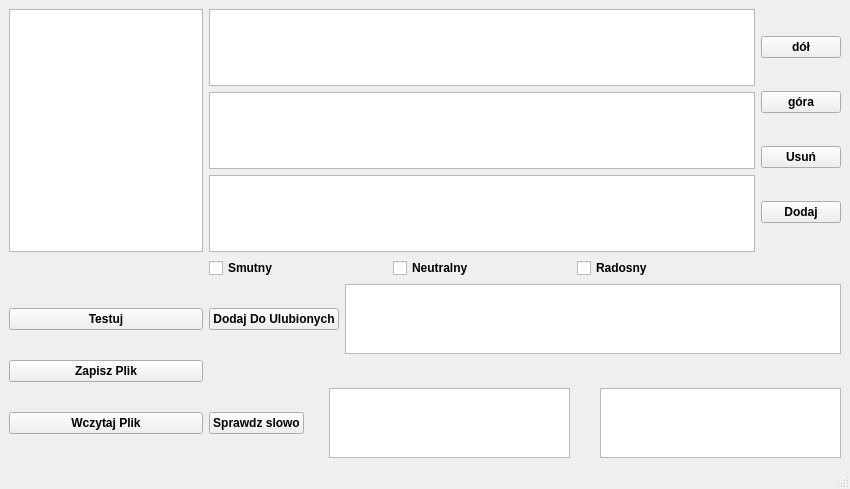
<?xml version="1.0" encoding="UTF-8"?>
<ui version="4.0">
 <class>MainWindow</class>
 <widget class="QMainWindow" name="MainWindow">
  <property name="enabled">
   <bool>true</bool>
  </property>
  <property name="geometry">
   <rect>
    <x>0</x>
    <y>0</y>
    <width>850</width>
    <height>489</height>
   </rect>
  </property>
  <property name="font">
   <font>
    <bold>true</bold>
   </font>
  </property>
  <property name="focusPolicy">
   <enum>Qt::NoFocus</enum>
  </property>
  <property name="windowTitle">
   <string>MainWindow</string>
  </property>
  <property name="autoFillBackground">
   <bool>false</bool>
  </property>
  <property name="animated">
   <bool>true</bool>
  </property>
  <widget class="QWidget" name="centralwidget">
   <property name="enabled">
    <bool>true</bool>
   </property>
   <property name="focusPolicy">
    <enum>Qt::StrongFocus</enum>
   </property>
   <layout class="QGridLayout" name="gridLayout">
    <item row="1" column="1">
     <layout class="QHBoxLayout" name="horizontalLayout">
      <item>
       <widget class="QCheckBox" name="checkBox_Smutny">
        <property name="text">
         <string>Smutny</string>
        </property>
       </widget>
      </item>
      <item>
       <widget class="QCheckBox" name="checkBox_Neutralny">
        <property name="text">
         <string>Neutralny</string>
        </property>
       </widget>
      </item>
      <item>
       <widget class="QCheckBox" name="checkBox_Radosny">
        <property name="text">
         <string>Radosny</string>
        </property>
       </widget>
      </item>
     </layout>
    </item>
    <item row="0" column="0">
     <layout class="QVBoxLayout" name="verticalLayout_4">
      <property name="spacing">
       <number>13</number>
      </property>
      <property name="sizeConstraint">
       <enum>QLayout::SetFixedSize</enum>
      </property>
      <property name="leftMargin">
       <number>0</number>
      </property>
      <item>
       <widget class="QTextEdit" name="textEdit"/>
      </item>
     </layout>
    </item>
    <item row="0" column="2">
     <layout class="QVBoxLayout" name="verticalLayout_2">
      <property name="sizeConstraint">
       <enum>QLayout::SetDefaultConstraint</enum>
      </property>
      <item>
       <widget class="QPushButton" name="pushButton_Down">
        <property name="focusPolicy">
         <enum>Qt::StrongFocus</enum>
        </property>
        <property name="text">
         <string>dół</string>
        </property>
       </widget>
      </item>
      <item>
       <widget class="QPushButton" name="pushButton_Up">
        <property name="mouseTracking">
         <bool>false</bool>
        </property>
        <property name="tabletTracking">
         <bool>false</bool>
        </property>
        <property name="focusPolicy">
         <enum>Qt::StrongFocus</enum>
        </property>
        <property name="text">
         <string>góra</string>
        </property>
       </widget>
      </item>
      <item>
       <widget class="QPushButton" name="pushButton_Usun">
        <property name="text">
         <string>Usuń</string>
        </property>
       </widget>
      </item>
      <item>
       <widget class="QPushButton" name="PushButton_Zapisz">
        <property name="enabled">
         <bool>true</bool>
        </property>
        <property name="text">
         <string>Dodaj</string>
        </property>
       </widget>
      </item>
     </layout>
    </item>
    <item row="1" column="2">
     <layout class="QHBoxLayout" name="horizontalLayout_4"/>
    </item>
    <item row="4" column="1" colspan="2">
     <layout class="QHBoxLayout" name="horizontalLayout_3">
      <item>
       <widget class="QPushButton" name="pushButton_Szukaj">
        <property name="text">
         <string>Sprawdz slowo</string>
        </property>
       </widget>
      </item>
      <item>
       <spacer name="horizontalSpacer_2">
        <property name="orientation">
         <enum>Qt::Horizontal</enum>
        </property>
        <property name="sizeType">
         <enum>QSizePolicy::Preferred</enum>
        </property>
        <property name="sizeHint" stdset="0">
         <size>
          <width>35</width>
          <height>20</height>
         </size>
        </property>
       </spacer>
      </item>
      <item>
       <widget class="QTextEdit" name="textEdit_SzukaneSlowo"/>
      </item>
      <item>
       <spacer name="horizontalSpacer">
        <property name="orientation">
         <enum>Qt::Horizontal</enum>
        </property>
        <property name="sizeType">
         <enum>QSizePolicy::Preferred</enum>
        </property>
        <property name="sizeHint" stdset="0">
         <size>
          <width>40</width>
          <height>20</height>
         </size>
        </property>
       </spacer>
      </item>
      <item>
       <widget class="QTextEdit" name="textEdit_ZnalezioneZdanie"/>
      </item>
     </layout>
    </item>
    <item row="0" column="1">
     <layout class="QVBoxLayout" name="verticalLayout">
      <item>
       <widget class="QTextEdit" name="WypiszText_Poprzedzajacy">
        <property name="font">
         <font>
          <bold>true</bold>
          <stylestrategy>PreferDefault</stylestrategy>
         </font>
        </property>
        <property name="tabChangesFocus">
         <bool>true</bool>
        </property>
        <property name="readOnly">
         <bool>true</bool>
        </property>
        <property name="overwriteMode">
         <bool>true</bool>
        </property>
        <property name="acceptRichText">
         <bool>true</bool>
        </property>
        <property name="cursorWidth">
         <number>0</number>
        </property>
       </widget>
      </item>
      <item>
       <widget class="QTextEdit" name="WypiszText_Aktualny">
        <property name="font">
         <font>
          <bold>true</bold>
          <stylestrategy>PreferDefault</stylestrategy>
         </font>
        </property>
        <property name="tabChangesFocus">
         <bool>true</bool>
        </property>
        <property name="readOnly">
         <bool>true</bool>
        </property>
        <property name="overwriteMode">
         <bool>true</bool>
        </property>
        <property name="acceptRichText">
         <bool>true</bool>
        </property>
        <property name="cursorWidth">
         <number>0</number>
        </property>
       </widget>
      </item>
      <item>
       <widget class="QTextEdit" name="WypiszText_Nastepujacy">
        <property name="font">
         <font>
          <italic>false</italic>
          <bold>true</bold>
          <stylestrategy>PreferDefault</stylestrategy>
         </font>
        </property>
        <property name="tabChangesFocus">
         <bool>true</bool>
        </property>
        <property name="readOnly">
         <bool>true</bool>
        </property>
        <property name="overwriteMode">
         <bool>true</bool>
        </property>
        <property name="acceptRichText">
         <bool>true</bool>
        </property>
        <property name="cursorWidth">
         <number>0</number>
        </property>
       </widget>
      </item>
     </layout>
    </item>
    <item row="2" column="1" colspan="2">
     <layout class="QHBoxLayout" name="horizontalLayout_2">
      <item>
       <widget class="QPushButton" name="pushButton_Ulubione">
        <property name="text">
         <string>Dodaj Do Ulubionych</string>
        </property>
       </widget>
      </item>
      <item>
       <widget class="QTextEdit" name="textEdit_Ulubione">
        <property name="textInteractionFlags">
         <set>Qt::TextSelectableByKeyboard|Qt::TextSelectableByMouse</set>
        </property>
       </widget>
      </item>
     </layout>
    </item>
    <item row="4" column="0">
     <widget class="QPushButton" name="pushButton_WczytajPlik">
      <property name="text">
       <string>Wczytaj Plik</string>
      </property>
     </widget>
    </item>
    <item row="3" column="0">
     <widget class="QPushButton" name="pushButton_ZapiszPlik">
      <property name="text">
       <string>Zapisz Plik</string>
      </property>
     </widget>
    </item>
    <item row="2" column="0">
     <widget class="QPushButton" name="pushButton_test">
      <property name="text">
       <string>Testuj</string>
      </property>
     </widget>
    </item>
   </layout>
  </widget>
  <widget class="QStatusBar" name="statusBar"/>
 </widget>
 <resources/>
 <connections/>
</ui>
